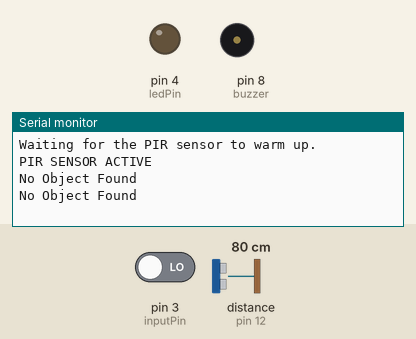
A sketch run on a simulated Arduino Uno, built with avr-gcc and run on an emulated ATmega328P. Shown: output pins drawn as LEDs (lit = HIGH), buzzer (waves = sounding, pin HIGH), the last lines printed to the serial monitor. Wiring (inferred from the names in the program): ultrasonic range finder: trigger pin 13; echo pin 12. The inputs (shaded band) are chosen by the test bench; at power-on: distance to the obstacle (sensor on pin 12) 80 cm, pin 3 (inputPin) LOW. The echo pulse lasts 58.3 µs per cm; pins used as bus, display or sensor lines are not drawn.

Above: at 2.8 s.
2.9 s: distance to the obstacle (sensor on pin 12) set to 22 cm
At 4.8 s:
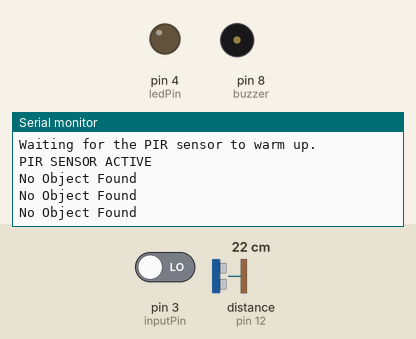
5.6 s: distance to the obstacle (sensor on pin 12) set to 20 cm
At 6.4 s:
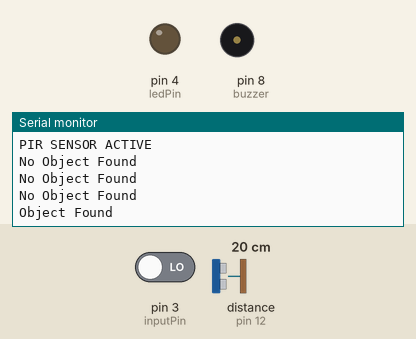

Measured:
- the behaviour switches between 21 and 20 cm on distance to the obstacle (sensor on pin 12) (found by bisection; images 1 and 2)
- after the input at 5.6 s, the serial monitor: prints a new line after 0.42 s (image 2)

The sketch:

smartstick.ino
```cpp
 //Your Access Point or Personal Hotspot password
int ledPin   = 4;       // choose the pin for the LED
int inputPin = 3;       // choose the input pin (for PIR sensor)
int pirState = LOW;     // we start, assuming no motion detected
int val      = 0;       // variable for reading the pin status
int echoPin = 12;       // variable for echo pin of Distanse Sensor
int trigPin = 13;       // variable for trigger pin of Distanse Sensor
int buzzer = 8;         // choose pin for the buzzer

//the time we give the PIR Sensor to calibrate (10-60 secs )
int calibrationTime = 30; //This time is in seconds

void setup() {
  pinMode(ledPin, OUTPUT);     // declare LED as output
  pinMode(inputPin, INPUT);    // declare PIR Sensor as input
  pinMode(trigPin, OUTPUT);    // declare Distance Sensor's trigger pin as output
  pinMode(echoPin, INPUT);     // declare Distance Sensor's echo pin as input
  pinMode(buzzer, OUTPUT);     // declare buzzer as output

  Serial.begin(9600);

  Serial.println("Waiting for the PIR sensor to warm up.");
  Serial.println("PIR SENSOR ACTIVE");
  //connectWifi();
}
long duration, distance;

long calculateDistance() {
  digitalWrite(trigPin, LOW);
  delayMicroseconds(20);
  digitalWrite(trigPin, HIGH);
  delayMicroseconds(10);
  digitalWrite(trigPin, LOW);
  duration = pulseIn(echoPin, HIGH);
  distance = (duration / 2) / 29.1;
  return distance;
}

void loop() {
  calculateDistance();
  if (distance >= 20 || distance <= 0) { // Maximum Distance Here We Are Taking Is 20 CM
    Serial.println("No Object Found");
  }
  else {
    val = digitalRead(inputPin);  // read input value
    Serial.println("Object Found");
    //  delay(4000);
    if (val == HIGH) {            // check if the input is HIGH
      digitalWrite(ledPin, HIGH);  // turn LED ON
      tone(buzzer, 1000);
      delay(3000);
      digitalWrite(ledPin, LOW);
      noTone(buzzer);
      Serial.println("Alarm Off");
      if (pirState == LOW) {
        // we have just turned on
        Serial.print("OBJECT HAS BEEN  detected at ");
        Serial.print(distance);
        Serial.println(" cm");
        // We only want to print on the output change, not state
        pirState = HIGH;
      }
    } else {
      digitalWrite(ledPin, LOW); // turn LED OFF
      noTone(buzzer);
      if (pirState == HIGH) {
        // we have just turned off
        // We only want to print on the output change, not state
        pirState = LOW;
        noTone(buzzer);
      }
    }
  }
  delay(2000);
}
/*void connectWifi()
{
  Serial.print("Connecting to " + *ssid);
  WiFi.begin(ssid, pass);
  while (WiFi.status() != WL_CONNECTED) {
    delay(500);
    Serial.print(".");
  }
  Serial.println("");
  Serial.println("Connected");
  Serial.println("");
}*/
```
